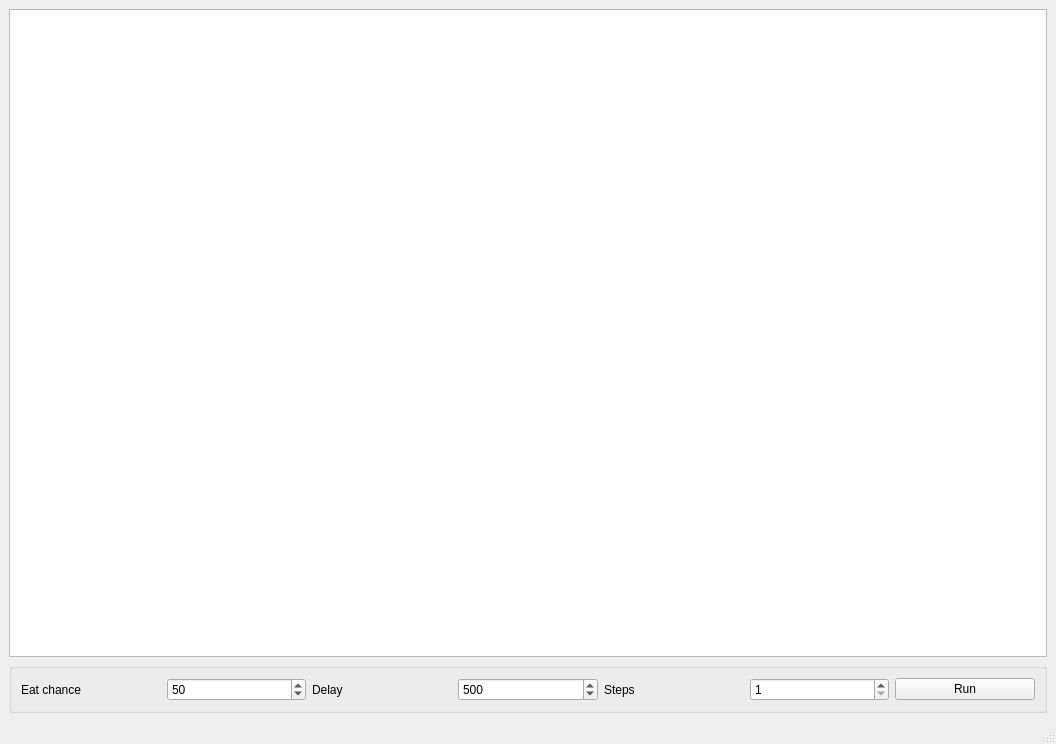
<?xml version="1.0" encoding="UTF-8"?>
<ui version="4.0">
 <class>MainWindow</class>
 <widget class="QMainWindow" name="MainWindow">
  <property name="geometry">
   <rect>
    <x>0</x>
    <y>0</y>
    <width>1056</width>
    <height>744</height>
   </rect>
  </property>
  <property name="windowTitle">
   <string>MainWindow</string>
  </property>
  <widget class="QWidget" name="centralwidget">
   <layout class="QGridLayout" name="gridLayout">
    <item row="0" column="0">
     <widget class="QGraphicsView" name="graphicsView"/>
    </item>
    <item row="1" column="0">
     <widget class="QGroupBox" name="controlBox">
      <property name="title">
       <string/>
      </property>
      <layout class="QHBoxLayout" name="horizontalLayout">
       <item>
        <widget class="QLabel" name="label">
         <property name="text">
          <string>Eat chance</string>
         </property>
        </widget>
       </item>
       <item>
        <widget class="QSpinBox" name="eat_chance">
         <property name="maximum">
          <number>100</number>
         </property>
         <property name="value">
          <number>50</number>
         </property>
        </widget>
       </item>
       <item>
        <widget class="QLabel" name="label_2">
         <property name="text">
          <string>Delay</string>
         </property>
        </widget>
       </item>
       <item>
        <widget class="QSpinBox" name="delay">
         <property name="minimum">
          <number>50</number>
         </property>
         <property name="maximum">
          <number>5000</number>
         </property>
         <property name="singleStep">
          <number>50</number>
         </property>
         <property name="value">
          <number>500</number>
         </property>
        </widget>
       </item>
       <item>
        <widget class="QLabel" name="label_3">
         <property name="text">
          <string>Steps</string>
         </property>
        </widget>
       </item>
       <item>
        <widget class="QSpinBox" name="steps">
         <property name="minimum">
          <number>1</number>
         </property>
         <property name="maximum">
          <number>100</number>
         </property>
        </widget>
       </item>
       <item>
        <widget class="QPushButton" name="run_button">
         <property name="text">
          <string>Run</string>
         </property>
        </widget>
       </item>
      </layout>
     </widget>
    </item>
   </layout>
  </widget>
  <widget class="QMenuBar" name="menubar">
   <property name="geometry">
    <rect>
     <x>0</x>
     <y>0</y>
     <width>1056</width>
     <height>26</height>
    </rect>
   </property>
  </widget>
  <widget class="QStatusBar" name="statusbar"/>
 </widget>
 <resources/>
 <connections/>
</ui>
